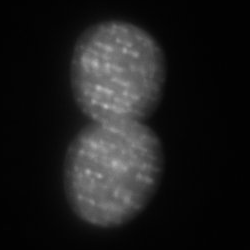
#> input picture tallerPython/image/dna_part.pgm, 250 x 250 px
$ jupyter execute image_contrast_enhance.ipynb   (shell and % lines are left out)
#> lines starting #> are read from the running program, lines starting #| are printed output that depends on the picture
### tallerPython/image/kernels3x3.py
# -*- coding: utf-8 -*-
"""
Created on Wed Jun 24 10:22:21 2015

@author: lpizarro
"""

import numpy

kernel = numpy.asarray([i for i in range(9)]).reshape(3,3)

kernel[:,:] = -1
kernel[1,1] = 1
filter1 = numpy.copy(kernel)
norm_filter1 = filter1.sum()

kernel[:,:] = 1
mean = numpy.copy(kernel)
norm_mean = mean.sum()


kernel[0,0] = 0; kernel[0,1] = 2; kernel[0,2] = -1
kernel[1,0] = 2; kernel[1,1] = 4; kernel[1,2] = 2
kernel[2,0] = -1; kernel[2,1] = 2; kernel[2,2] = 0
filter2 = numpy.copy(kernel)
norm_filter2 = filter2.sum()

kernel[0,0] = 1; kernel[0,1] = 2; kernel[0,2] = 1
kernel[1,0] = 2; kernel[1,1] = 4; kernel[1,2] = 2
kernel[2,0] = 1; kernel[2,1] = 2; kernel[2,2] = 1
gaussian = numpy.copy(kernel)
norm_gaussian = gaussian.sum()

lap1 = numpy.copy(kernel)
lap1[0,0] = 0; lap1[0,1] = -1; lap1[0,2] = 0
lap1[1,0] = -1; lap1[1,1] = 4; lap1[1,2] = -1
lap1[2,0] = 0;lap1[2,1] = -1; lap1[2,2] = 0
norm_lap1 = 1

lap2 = numpy.copy(kernel)
lap2[0,0] = -1; lap2[0,1] = -1; lap2[0,2] = -1
lap2[1,0] = -1; lap2[1,1] = 8; lap2[1,2] = -1
lap2[2,0] = -1;lap2[2,1] = -1; lap2[2,2] = -1
norm_lap2 = 1

lap3 = numpy.copy(kernel)
lap3[0,0] = 1; lap3[0,1] = -2; lap3[0,2] = 1
lap3[1,0] = -2; lap3[1,1] = 4; lap3[1,2] = -2
lap3[2,0] = 1;lap3[2,1] = -2; lap3[2,2] = 1
norm_lap3 = 1

def kernel_update(u, args):
    kernel = args[0]
    norm = args[1]
    print("norm", norm)
    u[1: -1, 1: -1] = (
                    kernel[0, 0] * u[: -2, : -2] +
                    kernel[2, 2] * u[2:, 2:] +
                    kernel[2, 0] * u[2:, : -2] +
                    kernel[0, 2] * u[: -2, 2:] +
                    kernel[2, 1] * u[2:, 1: -1] +
                    kernel[0, 1] * u[: -2, 1: -1] +
                    kernel[1, 1] * u[1: -1, 1: -1] +

                    kernel[1, 2] * u[1: -1, 2:] +
                    kernel[1, 0] * u[1: -1, : -2]
                    )/norm


def num_update(u):
    u[1:-1,1:-1] = (-u[2:,1:-1] - u[:-2,1:-1] + u[1:-1,1:-1] +
        u[1:-1,2:] - u[1:-1,:-2])/-3

def equal_values_cruz(u):
    u[1:-1,1:-1] = (u[2:,1:-1] + u[:-2,1:-1] + u[1:-1,1:-1] +
    u[1:-1,2:] + u[1:-1,:-2]) / 5

def equal_values(u):
    u[1:-1,1:-1] = (u[2:,1:-1] + u[:-2,1:-1] + u[:-2,:-2] + u[:-2,2:] + u[1:-1,1:-1] +
    u[2:,2:] + u[2:,:-2] + u[1:-1,2:] + u[1:-1,:-2]) / 5

# [4 lines left out: function equal_values_diagonal, not called in this run]


def calc(u, Niter=1, func=num_update, args=()):
    print("args", args)
    for i in range(Niter):
        func(u,args)
    return u


### tallerPython/image/image_contrast_enhance.ipynb
Matplotlib [tutorial](http://www.labri.fr/perso/nrougier/teaching/matplotlib/)

[cell 1]
import numpy as np
import scipy.interpolate as intp
from PIL import Image
import matplotlib.pyplot as plt

[cell 2]
im = Image.open("dna_part.pgm")
#> im is the input picture: PIL image 250x250 L; min 2, max 185, mean 28.5

[cell 3]
pix = np.array(im)
plt.gray()
plt.imshow(pix)

[cell 4]
y = [0, 20, 230, 255]
x = [0, 50, 200, 255]

f = intp.interp1d(x, y)
z = f([i for i in range(255)])
plt.plot(z)
plt.plot([i for i in range(255)])
#> figure, not shown here; curve peaks at x = 254, y = 254.5; curve peaks at x = 254, y = 254

[cell 5]
cpix = f(pix)
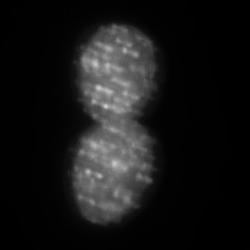
#> cpix: shape (250, 250) float64; min 0.8, max 209, mean 23.1
plt.imshow(cpix)

[cell 6]
diff = cpix - pix
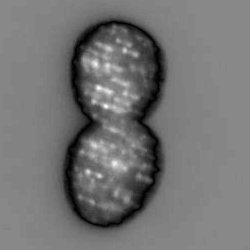
#> diff: shape (250, 250) float64; min -30, max 24, mean -5.4; drawn with min black and max white
print(diff.min(), diff.max())
#| -30.0 24.0
diff = diff + np.abs(diff.min())

[cell 7]
plt.imshow(diff)

[cell 8]
hist_pix = np.histogram(pix.flatten(), 255)
hist_cpix = np.histogram(cpix.flatten(), 255)

plt.plot(hist_pix[0][0:20])
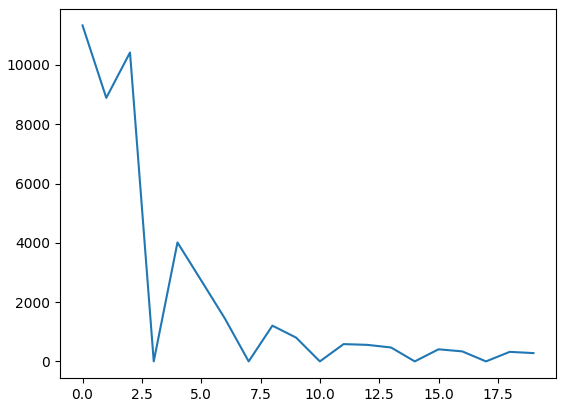
#> figure drawn by matplotlib, 1 panel; curve peaks at x = 0, y = 11334

[cell 9]
plt.plot(hist_cpix[0][0:20])
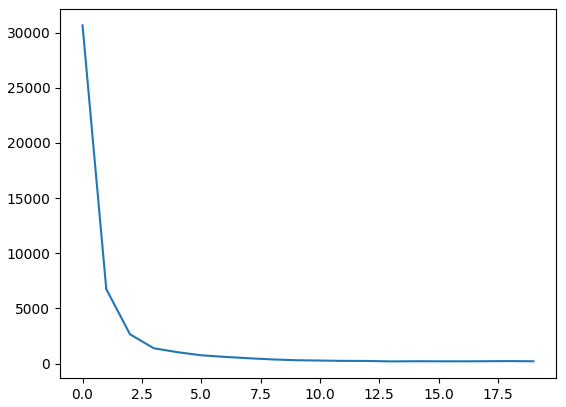
#> figure drawn by matplotlib, 1 panel; curve peaks at x = 0, y = 30644

[cell 10]
plt.plot(hist_pix[0][20:255])
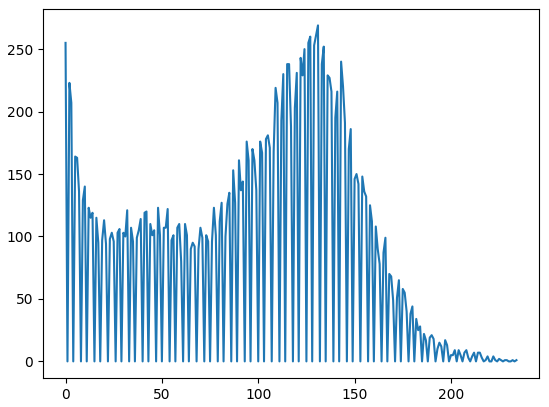
#> figure drawn by matplotlib, 1 panel; curve peaks at x = 131, y = 269

[cell 11]
cdf_pix = hist_pix[0].cumsum()
#> cdf_pix = 255 values from 11334 to 62500
plt.plot(cdf_pix)
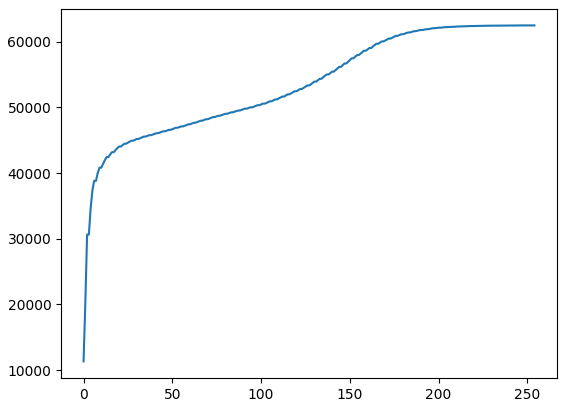
#> figure drawn by matplotlib, 1 panel; curve peaks at x = 254, y = 62500

[cell 12]
plt.plot(hist_cpix[0][20:255])
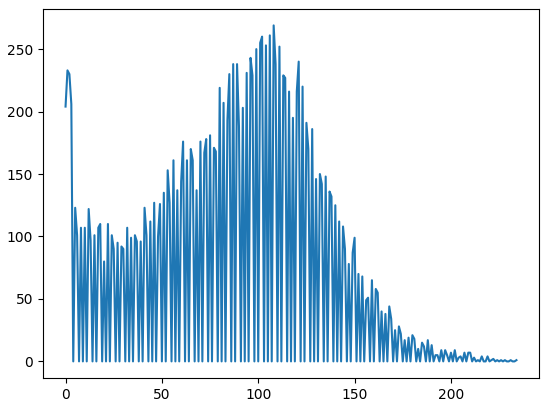
#> figure drawn by matplotlib, 1 panel; curve peaks at x = 108, y = 269

[cell 13]
cdf_cpix = hist_cpix[0].cumsum()
#> cdf_cpix = 255 values from 30644 to 62500
plt.plot(cdf_cpix - cdf_pix)
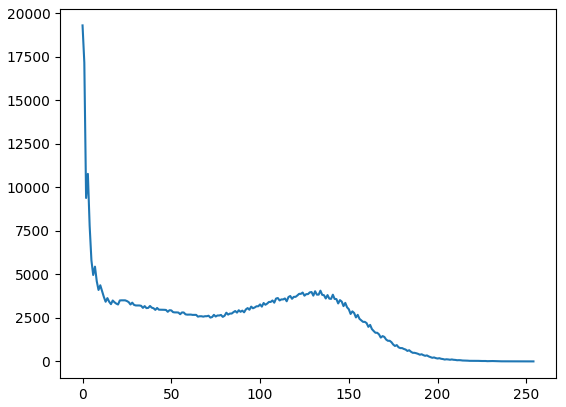
#> figure drawn by matplotlib, 1 panel; curve peaks at x = 0, y = 19310

[cell 14]
cpix[cpix < 5] = 0
hist_cpix = np.histogram(cpix.flatten(), 255)
plt.plot(hist_cpix[0][0:20])
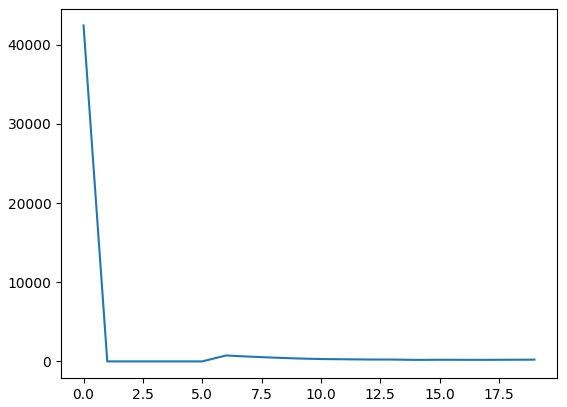
#> figure drawn by matplotlib, 1 panel; curve peaks at x = 0, y = 42448

[cell 15]
plt.imshow(pix)

[cell 16]
plt.imshow(cpix)

[cell 17]
import kernels3x3 as k33
import numpy

[cell 18]
pix_buffer = numpy.copy(cpix)

pix_filter = k33.calc(cpix, func=k33.kernel_update, args = (k33.gaussian, k33.norm_gaussian,))
#| args (array([[1, 2, 1],
#|        [2, 4, 2],
#|        [1, 2, 1]]), 16)
#> the loop in calc, `for i in range(Niter):` made 1 pass
#| norm 16

pix_sharp = pix_buffer + 0.4 * (pix_buffer - pix_filter)
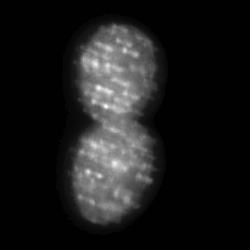
#> pix_sharp: shape (250, 250) float64; min -1.67, max 213.6, mean 22; drawn with min black and max white

[cell 19]
plt.imshow(pix_sharp)

[cell 20]
plt.imshow(pix)

$ run again, with tallerPython/image/dna.jpeg saved as tallerPython/image/dna_part.pgm
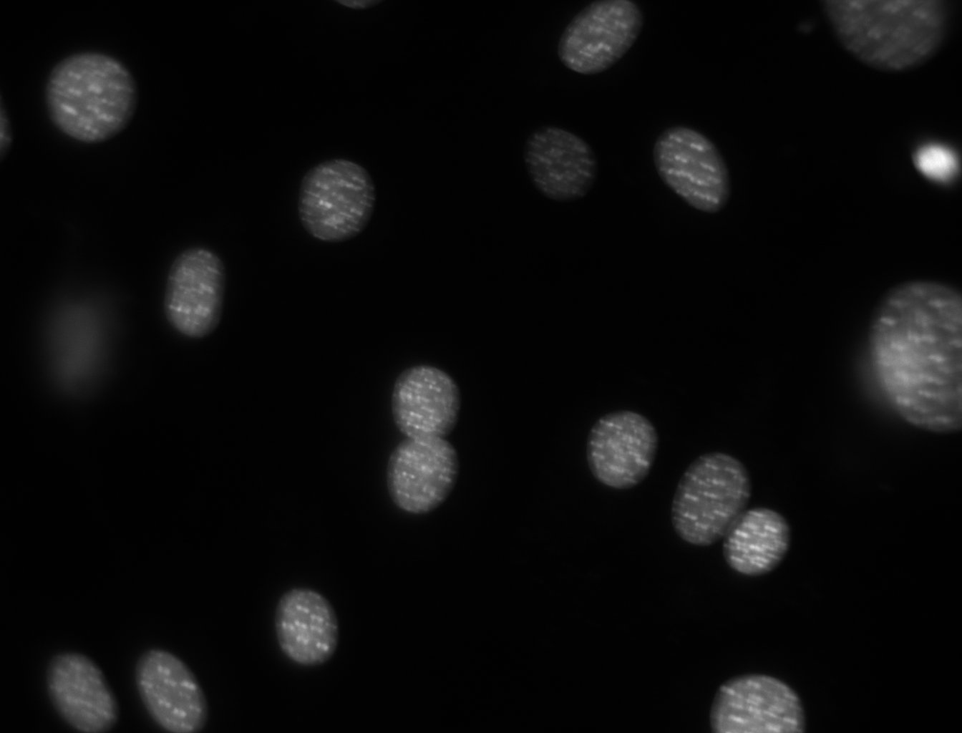
#> input picture tallerPython/image/dna.jpeg, 962 x 733 px, shrunk from 1344 x 1024 before the run
#> im is the input picture: PIL image 962x733 L; min 0, max 251, mean 12.7
#| -30.0 30.0
#> cdf_pix = 255 values from 57 to 705146
#> `[cell 12] plt.plot(hist_cpix[0][20:255])`:
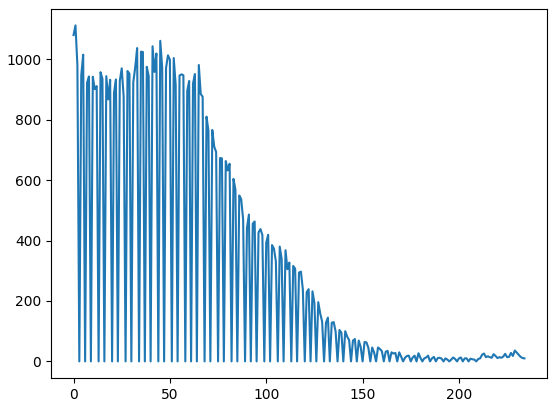
#> figure drawn by matplotlib, 1 panel; curve peaks at x = 1, y = 1112
#> cdf_cpix = 255 values from 419138 to 705146
#> `[cell 14] cpix[cpix < 5] = 0 hist_cpix = np.histogram(cpix.flatten(), ..`:
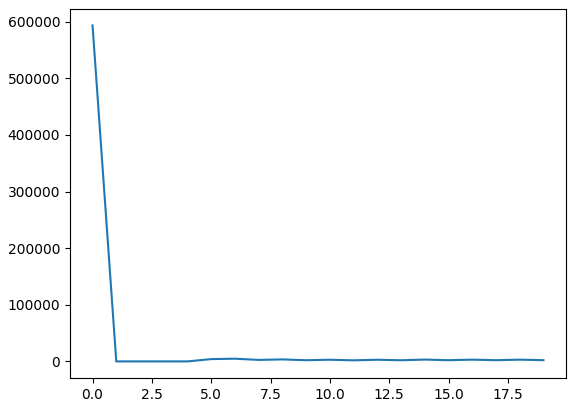
#> figure drawn by matplotlib, 1 panel; curve peaks at x = 0, y = 593463
#| args (array([[1, 2, 1],
#|        [2, 4, 2],
#|        [1, 2, 1]]), 16)
#> the loop in calc, `for i in range(Niter):` made 1 pass
#> (printed output is left out)
